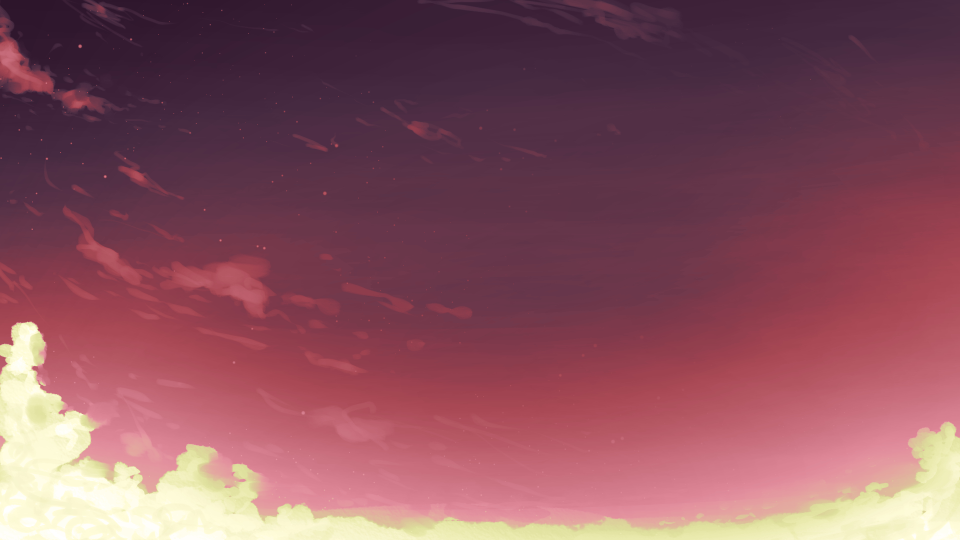
#> input picture assets/bg1.jpg, 1920 x 1080 px (shown at 1/2 size); its folder holds only this picture in this run
$ python -i ui_main.py   (imports and definitions only)
#> lines starting #> are read from the running program, lines starting #| are printed output that depends on the picture
import tkinter as tk
from tkinter import simpledialog
from tkinter import font
from tkcalendar import Calendar
from models import add_task, get_tasks, delete_task
from PIL import Image, ImageTk
import os
import random
from datetime import date
from tkinter import filedialog
from ics_handler import save_ics
from models import get_task_by_id
from PIL import ImageDraw

def create_ui():
    root = tk.Tk()
    root.title("Task Calendar App")
    root.geometry("800x600")
    root.resizable(False, False)

    # ==========================
    # 背景画像ランダム選択
    # ==========================
    base_dir = os.path.dirname(__file__)
    assets_path = os.path.join(base_dir, "assets")

    images = [f for f in os.listdir(assets_path)
              if f.endswith((".png", ".jpg", ".jpeg"))]

    if not images:
        raise FileNotFoundError("assetsフォルダに画像がありません")

    selected_image = random.choice(images)
    bg_path = os.path.join(assets_path, selected_image)

    bg_image = Image.open(bg_path)
#> bg_image is the input picture: PIL image 1920x1080 RGB; mean R, G, B 137, 82.1, 94.1
    bg_image = bg_image.resize((800, 600))
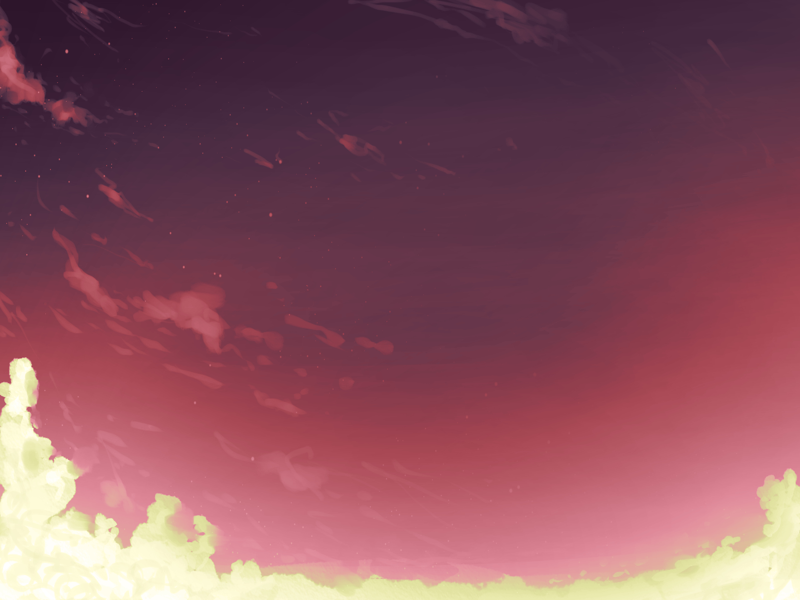
#> bg_image: PIL image 800x600 RGB; mean R, G, B 137, 82.1, 94.1
    bg_photo = ImageTk.PhotoImage(bg_image)

    bg_label = tk.Label(root, image=bg_photo)
    bg_label.place(x=0, y=0, relwidth=1, relheight=1)
    bg_label.image = bg_photo

    # ==========================
    # カレンダー
    # ==========================
#> (the run stopped early here; a loop or call above may not have finished)

$ run again, on assets/bg13.jpg
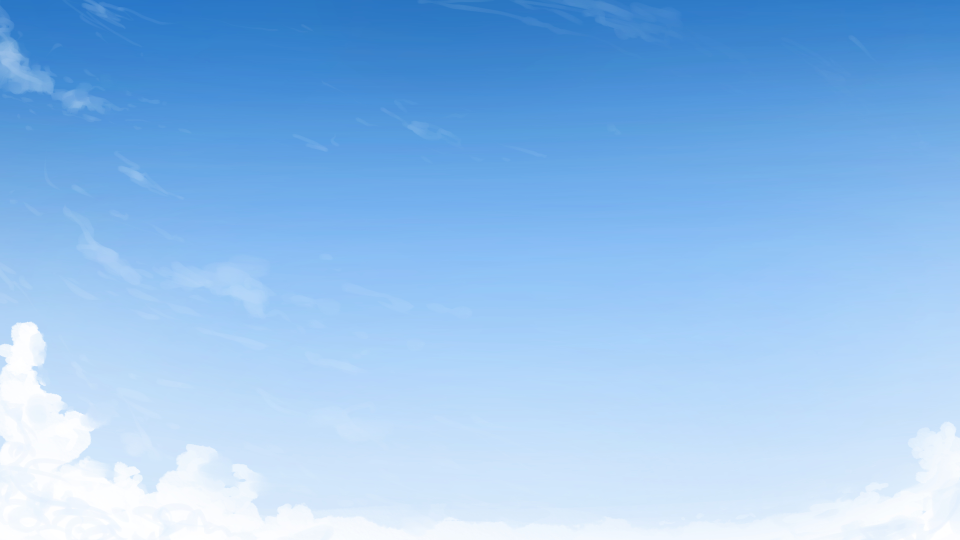
#> input picture assets/bg13.jpg, 1920 x 1080 px (shown at 1/2 size)
#> in create_ui, bg_image is the input picture: PIL image 1920x1080 RGB; mean R, G, B 145.9, 191.3, 237.1
#> in create_ui, `bg_image = bg_image.resize((800, 600))`:
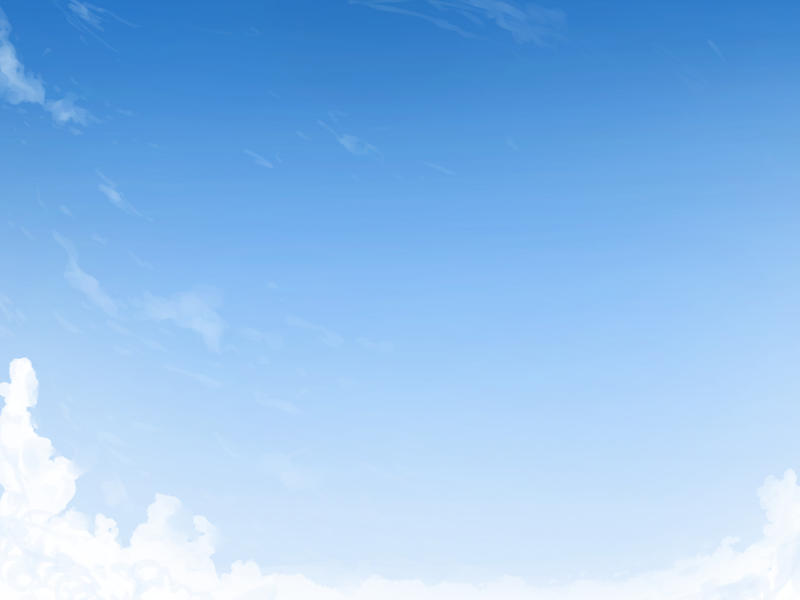
#> bg_image: PIL image 800x600 RGB; mean R, G, B 145.9, 191.3, 237.1

$ run again, on assets/bg14.jpg
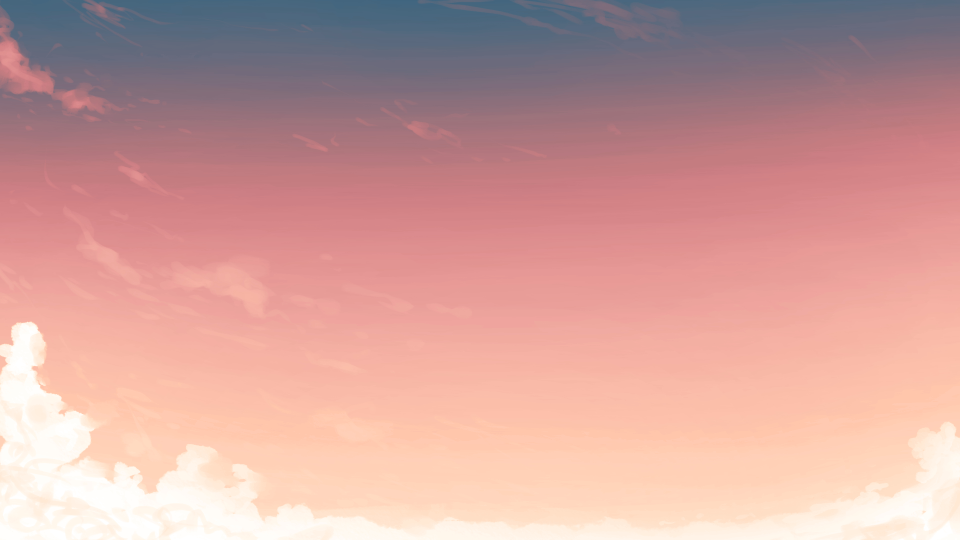
#> input picture assets/bg14.jpg, 1920 x 1080 px (shown at 1/2 size)
#> in create_ui, bg_image is the input picture: PIL image 1920x1080 RGB; mean R, G, B 207.4, 159.9, 156.1
#> in create_ui, `bg_image = bg_image.resize((800, 600))`:
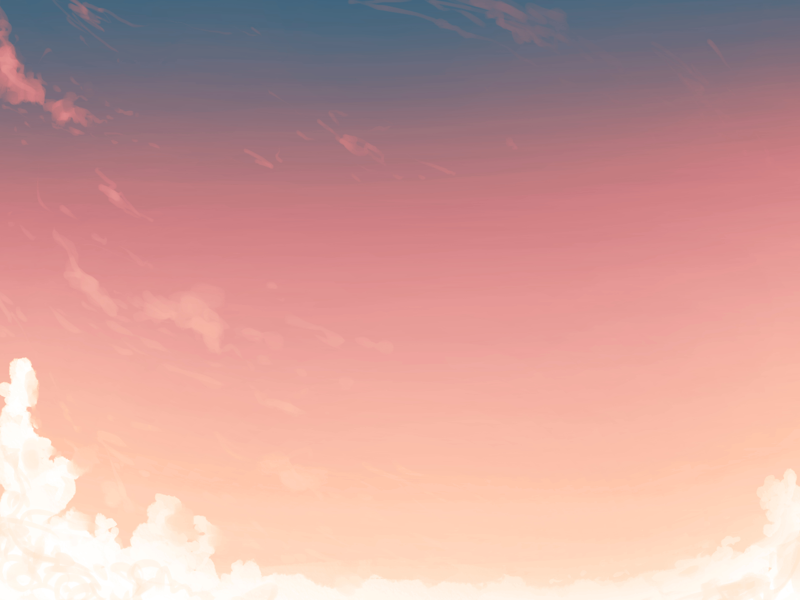
#> bg_image: PIL image 800x600 RGB; mean R, G, B 207.4, 160, 156.1

$ run again, on assets/bg15.jpg
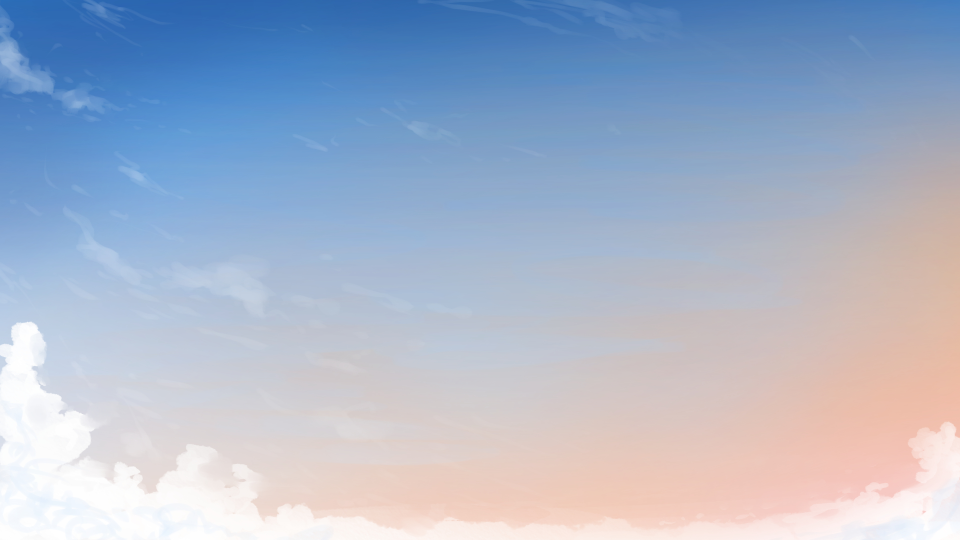
#> input picture assets/bg15.jpg, 1920 x 1080 px (shown at 1/2 size)
#> in create_ui, bg_image is the input picture: PIL image 1920x1080 RGB; mean R, G, B 168, 180.6, 202.4
#> in create_ui, `bg_image = bg_image.resize((800, 600))`:
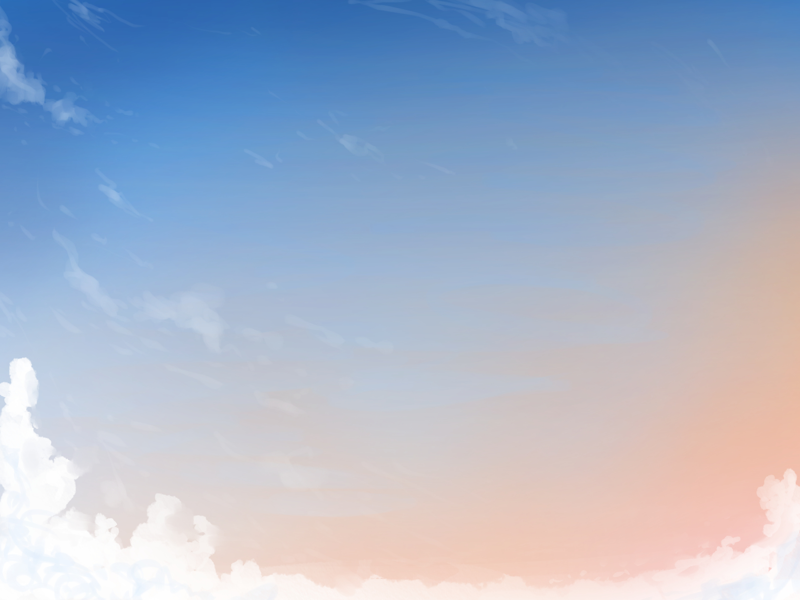
#> bg_image: PIL image 800x600 RGB; mean R, G, B 168, 180.6, 202.4

$ run again, on assets/bg10.jpg
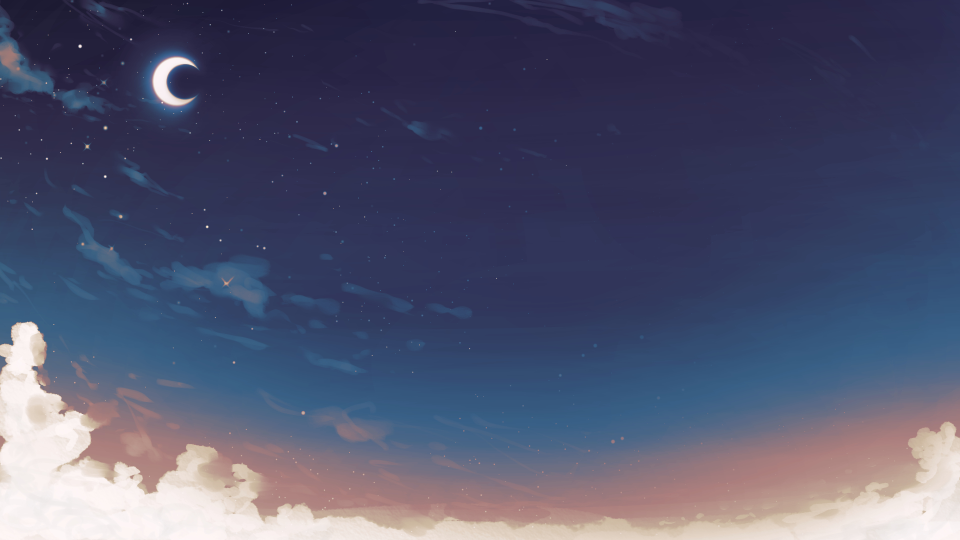
#> input picture assets/bg10.jpg, 1920 x 1080 px (shown at 1/2 size)
#> in create_ui, bg_image is the input picture: PIL image 1920x1080 RGB; mean R, G, B 80.8, 84.3, 110.8
#> in create_ui, `bg_image = bg_image.resize((800, 600))`:
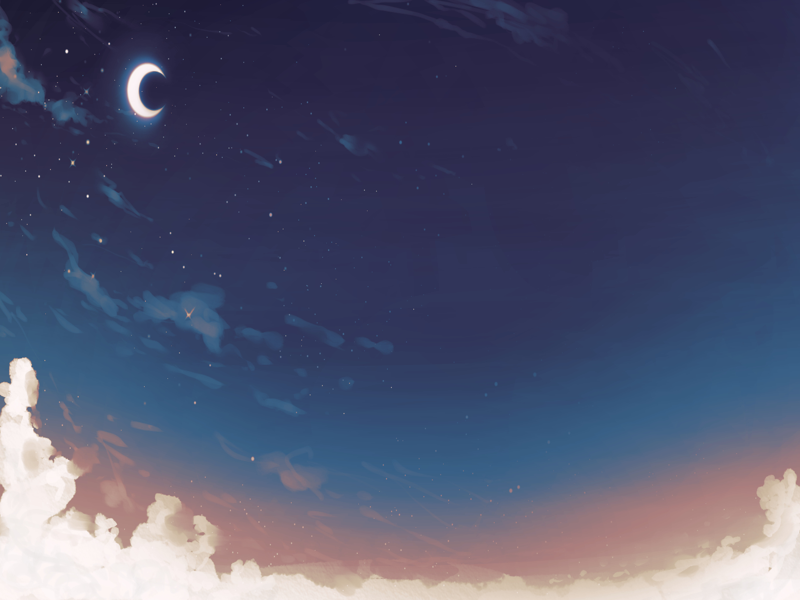
#> bg_image: PIL image 800x600 RGB; mean R, G, B 80.8, 84.3, 110.8
